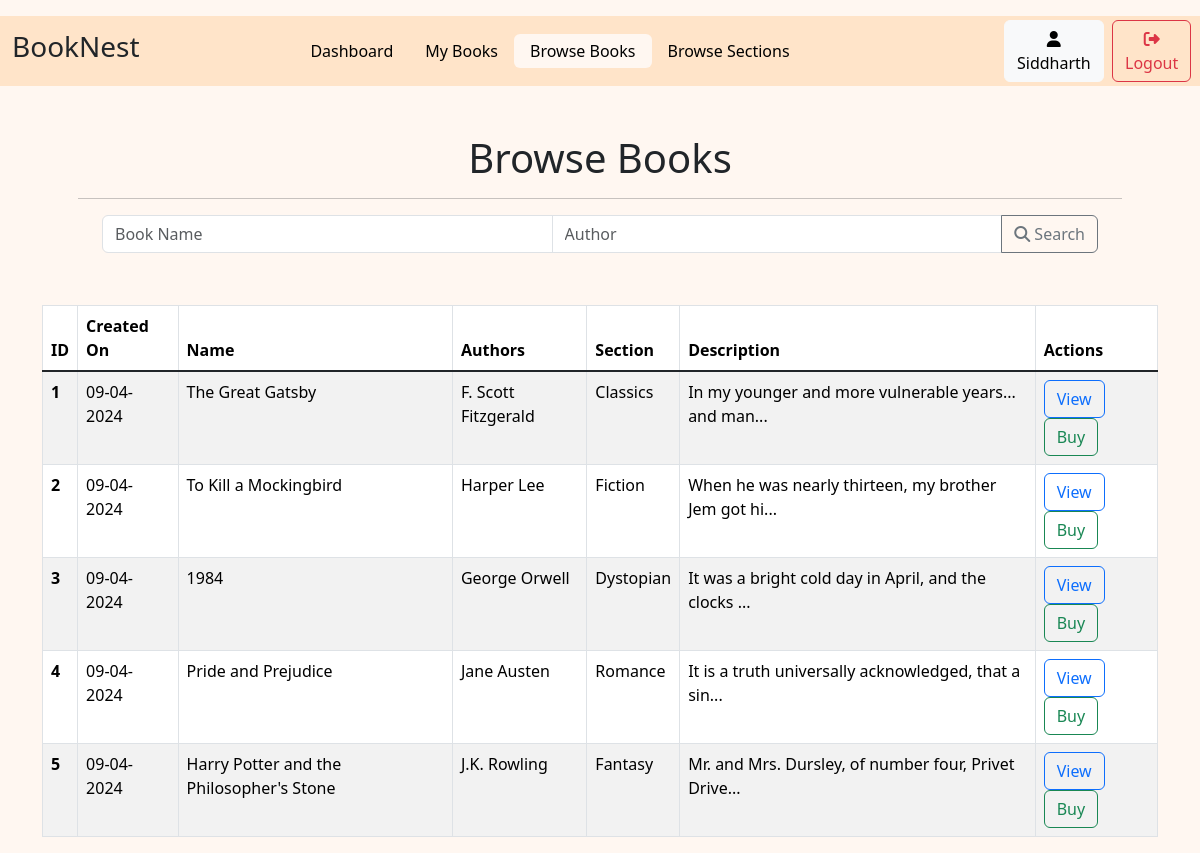
The app's page /browseBooks/ (signed in) with its own data.
### models.py (models this page shows)
class user(db.Model):
    user_id = db.Column(db.Integer, autoincrement=True, primary_key=True)
    username = db.Column(db.String(), unique=True)
    email = db.Column(db.String, unique=True)
    date_created = db.Column(db.DateTime, default=datetime.datetime.now)
    passhash = db.Column(db.String(256))
    is_admin=db.Column(db.Boolean, default=False)

class book(db.Model):
    book_id = db.Column(db.Integer, primary_key=True, autoincrement=True)
    name = db.Column(db.String)
    content = db.Column(db.String)
    date_created = db.Column(db.DateTime, default=datetime.datetime.now)
    authors = db.Column(db.String)
    section_id=db.Column(db.Integer, db.ForeignKey('section.section_id'))

class section(db.Model):
    section_id = db.Column(db.Integer, primary_key=True, autoincrement=True)
    name = db.Column(db.String)
    date_created = db.Column(db.DateTime, default=datetime.datetime.now)
    description = db.Column(db.String)
    books=db.relationship('book', backref='sections', lazy=True, cascade='all, delete-orphan')

### routes.py (the view)
@app.route('/browseBooks/')
@auth_required
def browseBooks():
    User=user.query.get(session['user_id'])
    books=book.query.all()
    book_name=request.args.get('book_name') or ''
    author=request.args.get('author') or ''
    if book_name and author:
        books=book.query.filter(book.name.ilike(f'%{book_name}%'), book.authors.ilike(f'%{author}%')).all()
    elif book_name:
        books=book.query.filter(book.name.ilike(f'%{book_name}%')).all()
    elif author:
        books=book.query.filter(book.authors.ilike(f'%{author}%')).all()
    return render_template('browseBooks.html', User=User, active='browseBooks', books=books)

### routes.py (called while the page is built)
def auth_required(func):
    @wraps(func)
    def inner(*args, **kwargs):
        if 'user_id' in session:
            return func(*args, **kwargs)
        else:
            flash('Please login to proceed')
            return redirect(url_for('login'))
    return inner

### templates/browseBooks.html (shortened to what this page needs)
{% extends 'layout.html' %}
{% block content %}
{% include 'navbar.html' %}
<div class="container p-5">
    <h1 class="text-center">Browse Books</h1>
    <hr>
    <div class="container">
                <form action="" method="GET">
                    <div class="input-group container pb-1">
                        <input type="text" name='book_name' value="{{book_name}}" class="form-control" placeholder="Book Name">
                        <input type="text" name='author' value="{{author}}" class="form-control" placeholder="Author">
                        <button class="btn btn-outline-secondary" type="submit" id="button-addon2">
                            <i class="fa-solid fa-magnifying-glass"></i> Search</button>
                    </div>
                </form>
    </div>
</div>
<div class="container">
    <table class="table table-striped table-hover table-bordered">
        <thead>
            <tr>
                <th scope="col">ID</th>
                <th scope="col">Created On</th>
                <th scope="col">Name</th>
                <th scope="col">Authors</th>
                <th scope="col">Section</th>
                <th scope="col">Description</th>
                <th scope="col">Actions</th>
            </tr>
        </thead>
        <tbody class="table-group-divider">
            {% for item in books %}
            <tr>
                <th scope="row">{{item.book_id}}</th>
                <td>{{item.date_created.strftime('%d-%m-%Y')}}</td>
                <td>{{item.name}}</td>
                <td>{{item.authors}}</td>
                <td>{{item.sections.name}}</td>
                <td>
                    {% if item.content|length > 50 %}
                        {{item.content[:50]}}...
                    {% else %}
                        {{item.content}}
                    {% endif %}
                </td>
                <td>
                    <a href="{{url_for('view_book_user', id=item.book_id)}}" class="btn btn-outline-primary">View</a>
                    <a href="{{url_for('buy_book', id=item.book_id)}}" class="btn btn-outline-success">Buy</a>
                </td>
            </tr>
            {% endfor %}
        </tbody>
    </table>
</div>
{% endblock %}

### templates/navbar.html
<div class="container-fluid" style="background-color: #FFE4C9;">
    <div class="row mt-3 justify-content-between " >
        <div class="col-1 align-self-center">
            <h3>BookNest</h3>
        </div>
        <div class="col-9 align-self-center">
            <ul class="nav justify-content-center nav-pills ">
                <li class="nav-item">
                    <a class="{% if active=='Dashboard' %}nav-link active{% else %}nav-link{%endif %}" href="{{url_for('user_dashboard', id=User.user_id)}}">Dashboard</a>
                </li>
                <li class="nav-item">
                    <a class="{% if active=='myBook' %}nav-link active{% else %}nav-link{%endif %}" href="{{url_for('myBook', id=User.user_id)}}">My Books</a>
                </li>
                <li class="nav-item">
                    <a class="{% if active=='browseBooks' %}nav-link active{% else %}nav-link{%endif %}" href="{{url_for('browseBooks')}}">Browse Books</a>
                </li>
                <li class="nav-item">
                    <a class="{% if active=='browseSections' %}nav-link active{% else %}nav-link{%endif %}" href="{{url_for('browseSections')}}">Browse Sections</a>
                </li>
            </ul>
        </div>
        <div class="col-1 align-self-center p-1">
            <a class="btn btn-light" href="{{url_for('profile',id=User.user_id)}}">
                <i class="fa-solid fa-user"></i> {{User.username}}
            </a>
        </div>
        <div class="col-1 align-self-center">
            <a class="btn btn-outline-danger" href="{{url_for('logout')}}">
                <i class="fa-solid fa-right-from-bracket"></i>Logout
            </a>
        </div>
    </div>
</div>

### Static/style.css (style rules this page uses)
.nav-pills .nav-link.active { color: black; background-color: #FFF7F1; }
.nav-pills .nav-link { color: black; }
.nav>li>a { padding-top: 5px; padding-bottom: 5px; }
body { background-color: #FFF7F1; }

### records on screen
user: username "Siddharth"
book: book_id "1", date_created "09-04-2024", name "The Great Gatsby", authors "F. Scott Fitzgerald", sections.name "Classics", content "In my younger and more vulnerable years... and man"
book: book_id "2", date_created "09-04-2024", name "To Kill a Mockingbird", authors "Harper Lee", sections.name "Fiction", content "When he was nearly thirteen, my brother Jem got hi"
book: book_id "3", date_created "09-04-2024", name "1984", authors "George Orwell", sections.name "Dystopian", content "It was a bright cold day in April, and the clocks"
book: book_id "4", date_created "09-04-2024", name "Pride and Prejudice", authors "Jane Austen", sections.name "Romance", content "It is a truth universally acknowledged, that a sin"
book: book_id "5", date_created "09-04-2024", name "Harry Potter and the Philosopher's Stone", authors "J.K. Rowling", sections.name "Fantasy", content "Mr. and Mrs. Dursley, of number four, Privet Drive"
